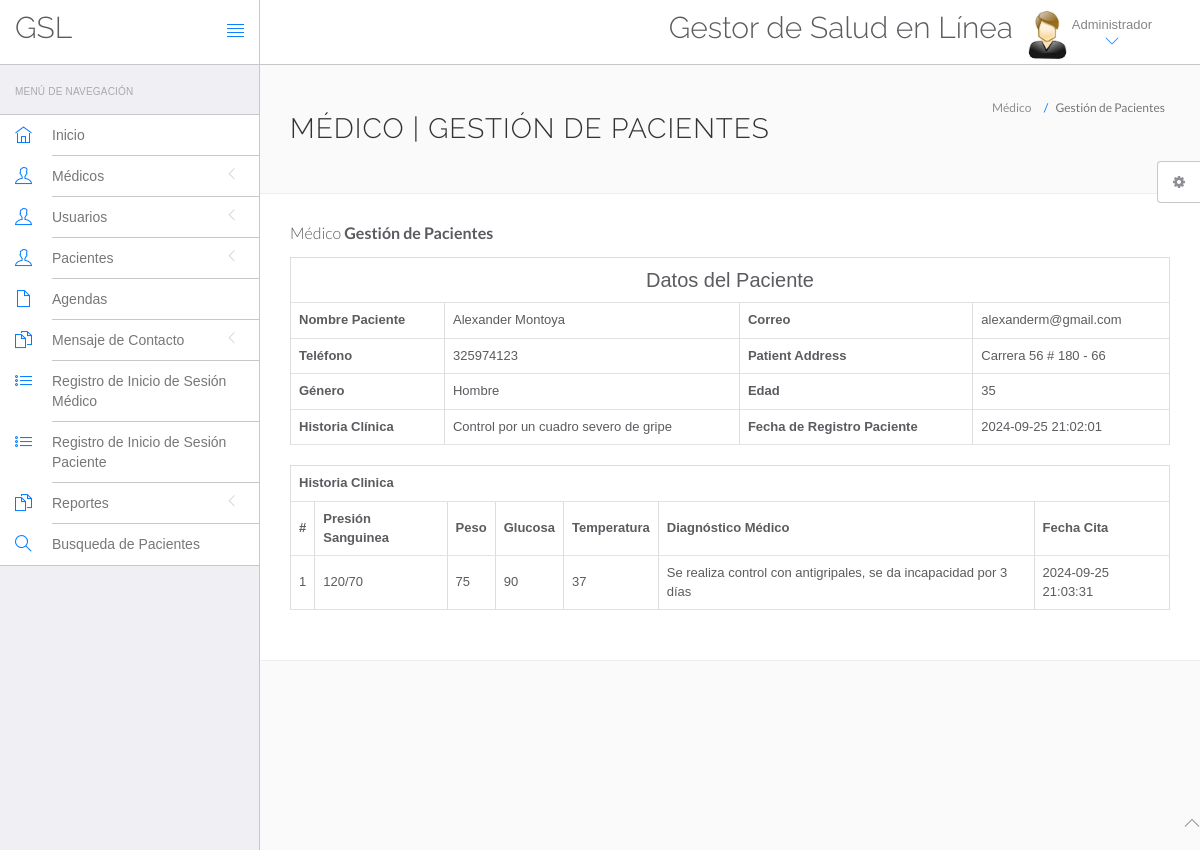
/hms/admin/view-patient.php?viewid=8 (signed in), run on the app's committed database.
### tables this page shows
CREATE TABLE `tblpatient` (
  `ID` int(10) NOT NULL,
  `Docid` int(10) DEFAULT NULL,
  `PatientName` varchar(200) DEFAULT NULL,
  `PatientContno` bigint(10) DEFAULT NULL,
  `PatientEmail` varchar(200) DEFAULT NULL,
  `PatientGender` varchar(50) DEFAULT NULL,
  `PatientAdd` mediumtext DEFAULT NULL,
  `PatientAge` int(10) DEFAULT NULL,
  `PatientMedhis` mediumtext DEFAULT NULL,
  `CreationDate` timestamp NULL DEFAULT current_timestamp(),
  `UpdationDate` timestamp NULL DEFAULT NULL ON UPDATE current_timestamp()
);

CREATE TABLE `tblmedicalhistory` (
  `ID` int(10) NOT NULL,
  `PatientID` int(10) DEFAULT NULL,
  `BloodPressure` varchar(200) DEFAULT NULL,
  `BloodSugar` varchar(200) NOT NULL,
  `Weight` varchar(100) DEFAULT NULL,
  `Temperature` varchar(200) DEFAULT NULL,
  `MedicalPres` mediumtext DEFAULT NULL,
  `CreationDate` timestamp NOT NULL DEFAULT current_timestamp() ON UPDATE current_timestamp()
);

### hms/admin/view-patient.php (the view, shortened to what this page needs)
<?php
include('include/config.php');
?>
<!DOCTYPE html>
<html lang="en">
<head>
    <link rel="stylesheet" href="vendor/bootstrap/css/bootstrap.min.css">
    <link rel="stylesheet" href="vendor/fontawesome/css/font-awesome.min.css">
    <link rel="stylesheet" href="vendor/themify-icons/themify-icons.min.css">
    <link href="vendor/animate.css/animate.min.css" rel="stylesheet" media="screen">
    <link href="vendor/perfect-scrollbar/perfect-scrollbar.min.css" rel="stylesheet" media="screen">
    <link href="vendor/switchery/switchery.min.css" rel="stylesheet" media="screen">
    <link href="vendor/bootstrap-touchspin/jquery.bootstrap-touchspin.min.css" rel="stylesheet" media="screen">
    <link href="vendor/select2/select2.min.css" rel="stylesheet" media="screen">
    <link href="vendor/bootstrap-datepicker/bootstrap-datepicker3.standalone.min.css" rel="stylesheet" media="screen">
    <link href="vendor/bootstrap-timepicker/bootstrap-timepicker.min.css" rel="stylesheet" media="screen">
    <link rel="stylesheet" href="assets/css/styles.css">
    <link rel="stylesheet" href="assets/css/plugins.css">
    <link rel="stylesheet" href="assets/css/themes/theme-1.css" id="skin_color" />
</head>
<body>
    <div id="app">
        <?php include('include/sidebar.php');?>
        <div class="app-content">
            <?php include('include/header.php');?>
            <div class="main-content">
                <div class="wrap-content container" id="container">
                    <section id="page-title">
                        <div class="row">
                            <div class="col-sm-8">
                                <h1 class="mainTitle">Médico | Gestión de Pacientes</h1>
                            </div>
                            <ol class="breadcrumb">
                                <li>
                                    <span>Médico</span>
                                </li>
                                <li class="active">
                                    <span>Gestión de Pacientes</span>
                                </li>
                            </ol>
                        </div>
                    </section>
                    <div class="container-fluid container-fullw bg-white">
                        <div class="row">
                            <div class="col-md-12">
                                <h5 class="over-title margin-bottom-15">Médico <span class="text-bold">Gestión de
                                        Pacientes</span></h5>
                                <?php
                               $vid=$_GET['viewid'];
                               $ret=mysqli_query($con,"select * from tblpatient where ID='$vid'");
$cnt=1;
while ($row=mysqli_fetch_array($ret)) {
                               ?>
                                <table border="1" class="table table-bordered">
                                    <tr align="center">
                                        <td colspan="4" style="font-size:20px;color:blue">
                                            Datos del Paciente</td>
                                    </tr>
                                    <tr>
                                        <th scope>Nombre Paciente</th>
                                        <td><?php  echo $row['PatientName'];?></td>
                                        <th scope>Correo</th>
                                        <td><?php  echo $row['PatientEmail'];?></td>
                                    </tr>
                                    <tr>
                                        <th scope>Teléfono</th>
                                        <td><?php  echo $row['PatientContno'];?></td>
                                        <th>Patient Address</th>
                                        <td><?php  echo $row['PatientAdd'];?></td>
                                    </tr>
                                    <tr>
                                        <th>Género</th>
                                        <td><?php  echo $row['PatientGender'];?></td>
                                        <th>Edad</th>
                                        <td><?php  echo $row['PatientAge'];?></td>
                                    </tr>
                                    <tr>
                                        <th>Historia Clínica</th>
                                        <td><?php  echo $row['PatientMedhis'];?></td>
                                        <th>Fecha de Registro Paciente</th>
                                        <td><?php  echo $row['CreationDate'];?></td>
                                    </tr>
                                    <?php }?>
                                </table>
                                <?php
$ret=mysqli_query($con,"select * from tblmedicalhistory  where PatientID='$vid'");
 ?>
                                <table id="datatable" class="table table-bordered dt-responsive nowrap"
                                    style="border-collapse: collapse; border-spacing: 0; width: 100%;">
                                    <tr align="center">
                                        <th colspan="8">Historia Clinica</th>
                                    </tr>
                                    <tr>
                                        <th>#</th>
                                        <th>Presión Sanguinea</th>
                                        <th>Peso</th>
                                        <th>Glucosa</th>
                                        <th>Temperatura</th>
                                        <th>Diagnóstico Médico</th>
                                        <th>Fecha Cita</th>
                                    </tr>
                                    <?php
while ($row=mysqli_fetch_array($ret)) {
  ?>
                                    <tr>
                                        <td><?php echo $cnt;?></td>
                                        <td><?php  echo $row['BloodPressure'];?></td>
                                        <td><?php  echo $row['Weight'];?></td>
                                        <td><?php  echo $row['BloodSugar'];?></td>
                                        <td><?php  echo $row['Temperature'];?></td>
                                        <td><?php  echo $row['MedicalPres'];?></td>
                                        <td><?php  echo $row['CreationDate'];?></td>
                                    </tr>
                                    <?php $cnt=$cnt+1;} ?>
                                </table>
                            </div>
                        </div>
                    </div>
                </div>
            </div>
        </div>
    </div>
    <?php include('include/footer.php');?>
    <?php include('include/setting.php');?>
</body>
</html>

### hms/admin/assets/css/themes/theme-1.css (style rules this page uses)
body { background: #FAFAFA; }

### data on the page
tblpatient: PatientName "Alexander Montoya", PatientEmail "alexanderm@gmail.com", PatientContno "325974123", PatientAdd "Carrera 56 # 180 - 66", PatientGender "Hombre", PatientAge "35", PatientMedhis "Control por un cuadro severo de gripe", CreationDate "2024-09-25 21:02:01"
tblmedicalhistory: BloodPressure "120/70", Weight "75", BloodSugar "90", Temperature "37", MedicalPres "Se realiza control con antigripales, se da incapacidad por 3 días", CreationDate "2024-09-25 21:03:31"
